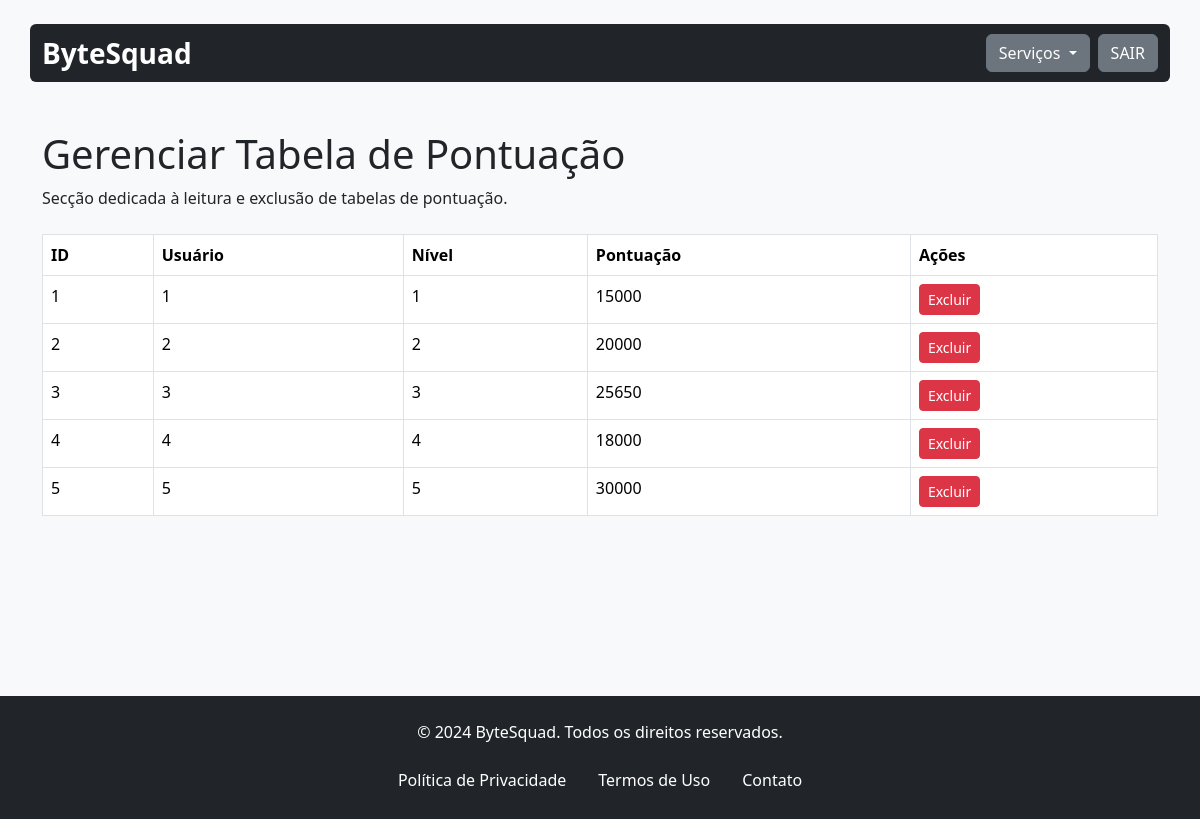
The page /gerenciarTabelaPontuacao.php (signed in) on the database its author committed.
### tables this page shows
CREATE TABLE `tabelapontuacao` (
  `id_tabelapontuacao` int(11) NOT NULL,
  `id_usuario` int(11) NOT NULL,
  `id_nivel` int(11) NOT NULL,
  `pontuacao_tabela` int(11) NOT NULL
);

### assets/classes/tabelaPontuacao.class.php (called while the page is built, shortened)
<?php
require_once 'conexao.class.php';
class TabelaPontuacao {
    private $con;
    public function __construct() {
        $this->con = new Conexao();
    }
    public function listar() {
        try {
            $sql = $this->con->conectar()->prepare("
                SELECT tabelapontuacao.*
                FROM tabelapontuacao
            ");
            $sql->execute();
            return $sql->fetchAll(PDO::FETCH_ASSOC);
        } catch (PDOException $ex) {
            echo "ERRO: " . $ex->getMessage();
        }
    }
}

### assets/classes/conexao.class.php (called while the page is built)
<?php
class Conexao{
    private $servidor;
    private $senha;
    private $usuario;
    private $banco;
    private static $pdo;
    public function __construct(){
        $this->servidor = "localhost";
        $this->banco = "bytesquad";
        $this->senha = "";
        $this->usuario = "root";
    }
    public function conectar(){
        try{
            if(is_null(self::$pdo)){
                self::$pdo = new PDO("mysql:host=".$this->servidor."; dbname=".$this->banco, $this->usuario, $this->senha);
            }
            return self::$pdo;
        } catch(PDOException $ex){
            echo $ex->getMessage();
        }
    }
}

### assets/classes/administrador.class.php (called while the page is built, shortened)
<?php
require_once 'conexao.class.php';
class Administrador
{
    private $permissoes;
    private $con;
    public function __construct()
    {
        $this->con = new Conexao();
    }
    public function setUsuario($id)
    {
        $sql = $this->con->conectar()->prepare("SELECT * FROM administrativo WHERE id_administrativo = :id");
        $sql->bindValue(":id", $id);
        $sql->execute();
        if ($sql->rowCount() > 0) {
            $sql = $sql->fetch();
            $this->permissoes = explode(', ', $sql['permissoes_admin']);
        }
    }
    public function temPermissoes($permissao)
    {
        if (isset($_SESSION['Logado'])) {
            $id = $_SESSION['Logado'];
            $this->setUsuario($id);
            return in_array($permissao, $this->permissoes);
        }
        return false;
    }
}

### gerenciarTabelaPontuacao.php (the view, shortened to what this page needs)
<?php
include 'assets/inc/header.inc.php';
include 'assets/classes/tabelaPontuacao.class.php';
$tabelaPontuacao = new TabelaPontuacao();
require_once './assets/classes/administrador.class.php';
$admin = new Administrador();
?>
<main class="container mt-5">
    <div class="header-content mb-4">
        <h1>Gerenciar Tabela de Pontuação</h1>
        <p>Secção dedicada à leitura e exclusão de tabelas de pontuação.</p>
    </div>
    <div class="table-responsive mb-4">
        <table class="table table-bordered table-hover">
            <thead class="thead-light">
                <tr>
                    <th>ID</th>
                    <th>Usuário</th>
                    <th>Nível</th>
                    <th>Pontuação</th>
                    <th>Ações</th>
                </tr>
            </thead>
            <tbody>
                <?php
                $lista = $tabelaPontuacao->listar();
                foreach ($lista as $item):
                    ?>
                    <tr>
                        <td><?php echo $item['id_tabelapontuacao'] ?></td>
                        <td><?php echo $item['id_usuario'] ?></td>
                        <td><?php echo $item['id_nivel'] ?></td>
                        <td><?php echo $item['pontuacao_tabela'] ?></td>
                        <?php if ($admin->temPermissoes('DELETE')): ?>
                        <td>
                            <a href="deletarTabelaPontuacao.php?id_tabelapontuacao=<?php echo $item['id_tabelapontuacao']; ?>"
                                class="btn btn-sm btn-danger"
                                onclick="return confirm('Você tem certeza que deseja excluir a Tabela <?php echo $item['id_tabelapontuacao'] ?>? ')">Excluir</a>
                        </td>
                        <?php endif; ?>
                    </tr>
                    <?php
                endforeach
                ?>
            </tbody>
        </table>
        <?php include 'assets/inc/footer.inc.php'; ?>
        </body>
        </html>

### assets/inc/header.inc.php (style rules this page uses)
html { height: 100%; }
body { position: relative; margin: 0; min-height: 100%; padding-bottom: 7.85rem; }

### rows shown on the page
tabelapontuacao: id_tabelapontuacao "1", id_usuario "1", id_nivel "1", pontuacao_tabela "15000"
tabelapontuacao: id_tabelapontuacao "2", id_usuario "2", id_nivel "2", pontuacao_tabela "20000"
tabelapontuacao: id_tabelapontuacao "3", id_usuario "3", id_nivel "3", pontuacao_tabela "25650"
tabelapontuacao: id_tabelapontuacao "4", id_usuario "4", id_nivel "4", pontuacao_tabela "18000"
tabelapontuacao: id_tabelapontuacao "5", id_usuario "5", id_nivel "5", pontuacao_tabela "30000"
